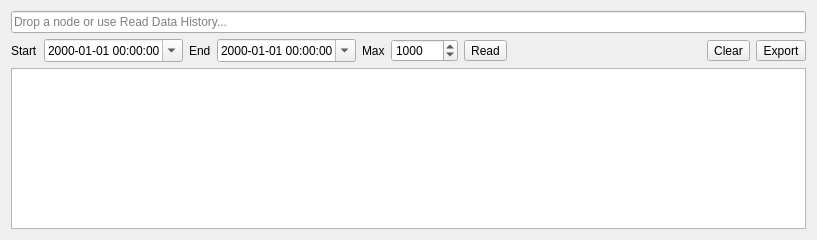
<?xml version="1.0" encoding="UTF-8"?>
<ui version="4.0">
 <class>DataHistoryWidget</class>
 <widget class="QWidget" name="DataHistoryWidget">
  <property name="geometry">
   <rect>
    <x>0</x>
    <y>0</y>
    <width>817</width>
    <height>240</height>
   </rect>
  </property>
  <layout class="QVBoxLayout" name="dataHistoryLayout">
    <item>
     <layout class="QVBoxLayout" name="dataHistoryToolbarLayout">
      <item>
       <widget class="NodeLineEdit" name="dataHistoryNodeEdit">
        <property name="readOnly">
         <bool>true</bool>
        </property>
        <property name="placeholderText">
         <string>Drop a node or use Read Data History...</string>
        </property>
       </widget>
      </item>
      <item>
       <layout class="QHBoxLayout" name="dataHistoryQueryLayout">
        <item>
         <widget class="QLabel" name="dataHistoryStartLabel">
          <property name="text">
           <string>Start</string>
          </property>
         </widget>
        </item>
        <item>
         <widget class="DateTimeEdit" name="dataHistoryStartEdit">
          <property name="displayFormat">
           <string notr="true">yyyy-MM-dd HH:mm:ss</string>
          </property>
          <property name="calendarPopup">
           <bool>true</bool>
          </property>
         </widget>
        </item>
        <item>
         <widget class="QLabel" name="dataHistoryEndLabel">
          <property name="text">
           <string>End</string>
          </property>
         </widget>
        </item>
        <item>
         <widget class="DateTimeEdit" name="dataHistoryEndEdit">
          <property name="displayFormat">
           <string notr="true">yyyy-MM-dd HH:mm:ss</string>
          </property>
          <property name="calendarPopup">
           <bool>true</bool>
          </property>
         </widget>
        </item>
        <item>
         <widget class="QLabel" name="dataHistoryMaxLabel">
          <property name="text">
           <string>Max</string>
          </property>
         </widget>
        </item>
        <item>
         <widget class="QSpinBox" name="dataHistoryMaxEdit">
          <property name="specialValueText">
           <string>No limit</string>
          </property>
          <property name="maximum">
           <number>1000000</number>
          </property>
          <property name="value">
           <number>1000</number>
          </property>
         </widget>
        </item>
        <item>
         <widget class="ThemedToolButton" name="dataHistoryReadButton">
          <property name="text">
           <string>Read</string>
          </property>
          <property name="toolButtonStyle">
           <enum>Qt::ToolButtonStyle::ToolButtonTextBesideIcon</enum>
          </property>
         </widget>
        </item>
        <item>
         <spacer name="dataHistoryToolbarSpacer">
          <property name="orientation">
           <enum>Qt::Orientation::Horizontal</enum>
          </property>
          <property name="sizeHint" stdset="0">
           <size>
            <width>40</width>
            <height>20</height>
           </size>
          </property>
         </spacer>
        </item>
        <item>
         <widget class="ThemedToolButton" name="dataHistoryClearButton">
          <property name="text">
           <string>Clear</string>
          </property>
          <property name="toolButtonStyle">
           <enum>Qt::ToolButtonStyle::ToolButtonTextBesideIcon</enum>
          </property>
         </widget>
        </item>
        <item>
         <widget class="ThemedToolButton" name="dataHistoryExportButton">
          <property name="text">
           <string>Export</string>
          </property>
          <property name="toolButtonStyle">
           <enum>Qt::ToolButtonStyle::ToolButtonTextBesideIcon</enum>
          </property>
         </widget>
        </item>
       </layout>
      </item>
     </layout>
    </item>
   <item>
    <widget class="TableView" name="dataHistoryTable"/>
   </item>
  </layout>
 </widget>
 <customwidgets>
  <customwidget>
   <class>ThemedToolButton</class>
   <extends>QToolButton</extends>
   <header>widgets/themedtoolbutton.h</header>
  </customwidget>
  <customwidget>
   <class>TableView</class>
   <extends>QTableView</extends>
   <header>widgets/tableview.h</header>
  </customwidget>
  <customwidget>
   <class>DateTimeEdit</class>
   <extends>QDateTimeEdit</extends>
   <header>widgets/datetimeedit.h</header>
  </customwidget>
  <customwidget>
   <class>NodeLineEdit</class>
   <extends>QLineEdit</extends>
   <header>widgets/nodelineedit.h</header>
  </customwidget>
 </customwidgets>
 <resources/>
 <connections/>
</ui>
